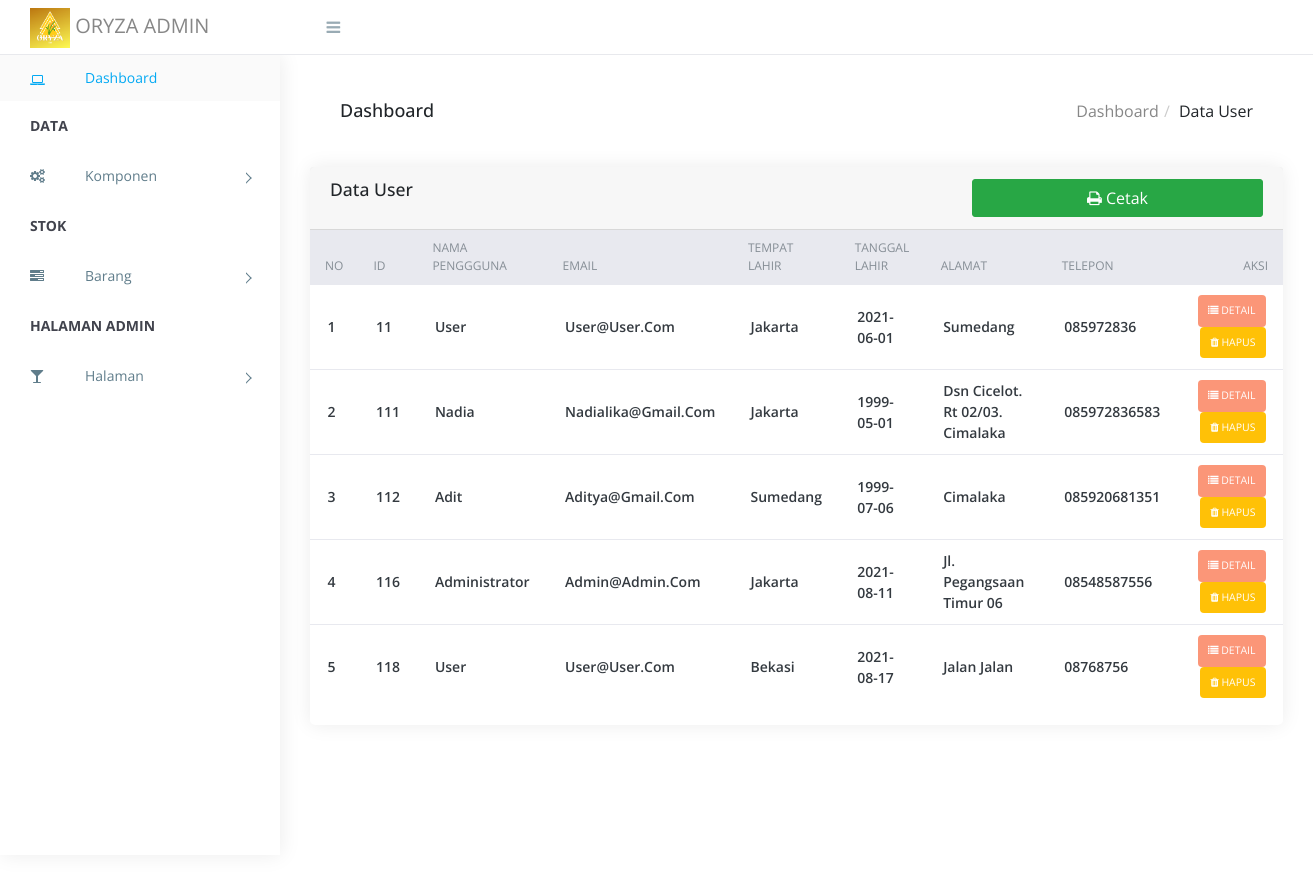
The page /admin/datauser.php (signed in) on the database its author committed.
### tables this page shows
CREATE TABLE `user` (
  `id` int(10) NOT NULL,
  `nama_pengguna` varchar(50) NOT NULL,
  `email` varchar(50) NOT NULL,
  `password` varchar(255) NOT NULL,
  `tempat_lahir` varchar(20) NOT NULL,
  `tanggal_lahir` date NOT NULL,
  `alamat` text NOT NULL,
  `telepon` varchar(13) NOT NULL,
  `akses` enum('admin','user') NOT NULL
);

### admin/datauser.php (the view, shortened to what this page needs)
<?php require_once("head.php");
require_once("../config/koneksi.php");
  ?>
        <div class="breadcrumbs">
            <div class="breadcrumbs-inner">
                <div class="row m-0">
                    <div class="col-sm-4">
                        <div class="page-header float-left">
                            <div class="page-title">
                                <h1>Dashboard</h1>
                            </div>
                        </div>
                    </div>
                    <div class="col-sm-8">
                        <div class="page-header float-right">
                            <div class="page-title">
                                <ol class="breadcrumb text-right">
                                    <li><a href="index.php">Dashboard</a></li>
                                    <li class="active">Data User</li>
                                </ol>
                            </div>
                        </div>
                    </div>
                </div>
            </div>
        </div>
        <div class="content">
            <div class="animated fadeIn">
                <div class="row">
                    <div class="col-lg-12">
                        <div class="card">
                            <div class="card-header">
                                   <div class="row">
                                    <div class="col-lg-8">
                                        <h4 class="card-title">Data User</h4>
                                    </div>
                                    <div class="col-lg-4">
                                        <a target="_blank" href="cetakuser.php" class="btn btn-success btn-block " style="color: white;"><i class="fa fa-print"></i> Cetak</a>
                                    </div>
                                </div>
                            </div>
                            <div class="table-stats order-table ov-h">
                                <table class="table ">
                                    <thead>
                                        <tr>
                                            <th class="serial">No</th>
                                            <th class="serial">ID</th>
                                            <th class="avatar">Nama Penggguna</th>
                                            <th>Email</th>
                                            <th>Tempat Lahir</th>
                                            <th>Tanggal Lahir</th>
                                            <th>Alamat</th>
                                            <th>Telepon</th>
                                            <th>Aksi</th>
                                        </tr>
                                    </thead>
                                    <tbody>
                                       <?php
                                          $no=1;
                                          $tampil = mysqli_query($koneksi, " SELECT * from user");
                                          while($data = mysqli_fetch_array($tampil)) {
                                          ?>
                                          <tr>
                                           <td><?php echo$no++;?></td>
                                           <td><?=$data['id']?></td>
                                           <td><?=$data['nama_pengguna']?></td>
                                            <td><?=$data['email']?></td>
                                            <td><?=$data['tempat_lahir']?></td>
                                            <td><?=$data['tanggal_lahir']?></td>
                                            <td><?=$data['alamat']?></td>
                                            <td><?=$data['telepon']?></td>
                                            <td>
              <a href="detailuser.php?id=<?=$data['id'];?>" class="badge badge-pending"><i class="fa fa-list"></i> Detail</a>
              <a href="dltuser.php?id=<?=$data['id'];?>" class="badge badge-warning"><i class="fa fa-trash"></i> Hapus</a>
            </td>
                                            <?php
                                        }
                                        ?>
                                    </tbody>
                                </table>
                            </div>
                        </div>
                    </div>
                        </div>
                    </div>
                </div>
        </div>
<?php require_once("footer.php"); ?>

### admin/assets/css/style.css (style rules this page uses)
body { display: table; font-family: "Open Sans", sans-serif; font-size: 16px; width: 100%; }
a, button { text-decoration: none; outline: none !important; color: #878787; -webkit-transition: all 0.25s ease; transition: all 0.25s ease; }
h1, h2, h3, h4, h5, h6 { margin: 0; }
ul, ol { padding-left: 0; }
.ov-h { overflow: hidden; }
.btn, button, input, textarea { -webkit-box-shadow: none; box-shadow: none; outline: 0 !important; }
.btn { border-radius: 3px; }
.order-table { position: relative; }
.order-table:after, .order-table:before { content: ""; position: absolute; top: 0px; height: 37px; width: 10px; background: #e8e9ef; }
.order-table:after { right: -1px; }
.order-table:before { left: -1px; }
.order-table tr th { background: #e8e9ef; }
.order-table tr td:last-child, .order-table tr th:last-child { text-align: right; }
.order-table tr:last-child td { border: none; }
.order-table .badge { color: white; padding: 10px; text-transform: uppercase; font-weight: normal; }
.order-table .badge-pending { background: #fb9678; }
.right-panel .breadcrumbs { float: left; margin-top: 30px; padding: 0 1.875em; width: 100%; }
.right-panel .breadcrumbs .breadcrumbs-inner { background-color: #fff; }
.right-panel .page-header { min-height: 50px; margin: 0px; padding: 0px 15px; background: #ffffff; border-bottom: 0px; }
.right-panel .page-header h1 { font-size: 18px; padding: 15px 0; }
.right-panel .page-header .breadcrumb { margin: 0px; padding: 13.5px 0; background: #fff; text-transform: capitalize; }
.right-panel .page-header .breadcrumb > li + li:before { padding: 0 5px; color: #ccc; content: "/\00a0"; }
.content { float: left; padding: 1.875em; width: 100%; }
.card { margin-bottom: 1.875em; border-radius: 5px; padding: 0; border: 0px solid transparent; -webkit-box-shadow: 0 0 20px rgba(0, 0, 0, 0.08); box-shadow: 0 0 20px rgba(0, 0, 0, 0.08); }
.card h4 { font-size: 1.1rem; }
.table-stats table { font-family: 'Open Sans'; }
.table-stats table th, .table-stats table td { border: none; border-bottom: 1px solid #e8e9ef; color: #868e96; font-size: 12px; font-weight: normal; padding: .75em 1.25em; text-transform: uppercase; }
.table-stats table td { color: #343a40; font-size: 14px; font-weight: 600; text-transform: capitalize; vertical-align: middle; }
.btn, .button { display: inline-block; font-weight: 400; text-align: center; white-space: nowrap; vertical-align: middle; -webkit-transition: all .15s ease-in-out; transition: all .15s ease-in-out; border-radius: 3; cursor: pointer; }

### rows shown on the page
user: id "11", nama_pengguna "User", email "User@user.com", tempat_lahir "Jakarta", tanggal_lahir "2021-06-01", alamat "Sumedang", telepon "085972836"
user: id "111", nama_pengguna "Nadia", email "Nadialika@gmail.com", tempat_lahir "Jakarta", tanggal_lahir "1999-05-01", alamat "Dsn Cicelot. Rt 02/03. Cimalaka", telepon "085972836583"
user: id "112", nama_pengguna "Adit", email "Aditya@gmail.com", tempat_lahir "Sumedang", tanggal_lahir "1999-07-06", alamat "Cimalaka", telepon "085920681351"
user: id "116", nama_pengguna "Administrator", email "Admin@admin.com", tempat_lahir "Jakarta", tanggal_lahir "2021-08-11", alamat "Jl. Pegangsaan Timur 06", telepon "08548587556"
user: id "118", nama_pengguna "User", email "User@user.com", tempat_lahir "Bekasi", tanggal_lahir "2021-08-17", alamat "Jalan Jalan", telepon "08768756"
